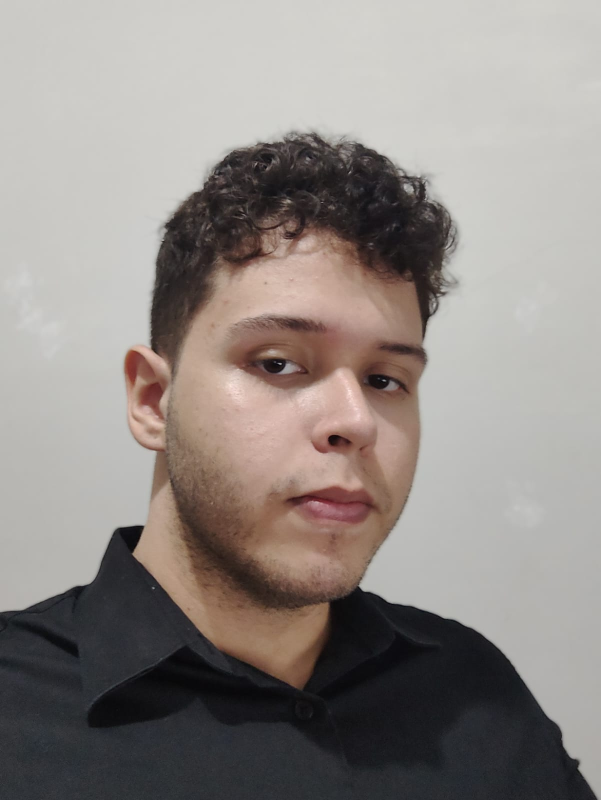
#> input picture assets/background.jpg, 1201 x 1600 px (shown at 1/2 size)
$ python script.py
#> lines starting #> are read from the running program, lines starting #| are printed output that depends on the picture
from PIL import Image, ImageDraw, ImageFont, ImageStat

# --- Config ---
WIDTH, HEIGHT = 1080, 1350

titulo = "Orientação gratuita sobre Imposto de Renda tem plantão em Manaus"
categoria = "Sociedade"

bg_path = "./assets/background.jpg"
logo_branca = "./assets/logo_white.png"
logo_preta = "./assets/logo_black.png"

cor_caixa = "#d51317"

posicoes = [
    ("top-left", (137, 135, 437, 385)),
    ("top-middle", (WIDTH//2 - 150, 135, WIDTH//2 + 150, 385)),
    ("top-right", (WIDTH-143-300, 135, WIDTH-137, 385)),
]

# --- Funções ---

# [28 lines left out: function escolher_logo, not called in this run]

def brilho_medio(img):
    stat = ImageStat.Stat(img.convert("L"))  # escala de cinza
    return stat.mean[0]  # 0 (preto) → 255 (branco)

# --- Base ---
img = Image.open(bg_path).convert("RGB")
#> img is the input picture: PIL image 1201x1600 RGB; mean R, G, B 144.9, 138, 134

img_ratio = img.width / img.height
#> img_ratio = 0.751
target_ratio = WIDTH / HEIGHT

if img_ratio > target_ratio:
    # imagem mais larga → corta lateral
    new_height = HEIGHT
    new_width = int(img_ratio * new_height)
else:
    # imagem mais alta → corta topo/baixo
    new_width = WIDTH
    new_height = int(new_width / img_ratio)
#> new_height = 1438

img = img.resize((new_width, new_height), Image.Resampling.LANCZOS)
#> img: PIL image 1080x1438 RGB

# crop central
left = (new_width - WIDTH) // 2
top = (new_height - HEIGHT) // 2
#> top = 44
right = left + WIDTH
bottom = top + HEIGHT
#> bottom = 1394

img = img.crop((left, top, right, bottom))
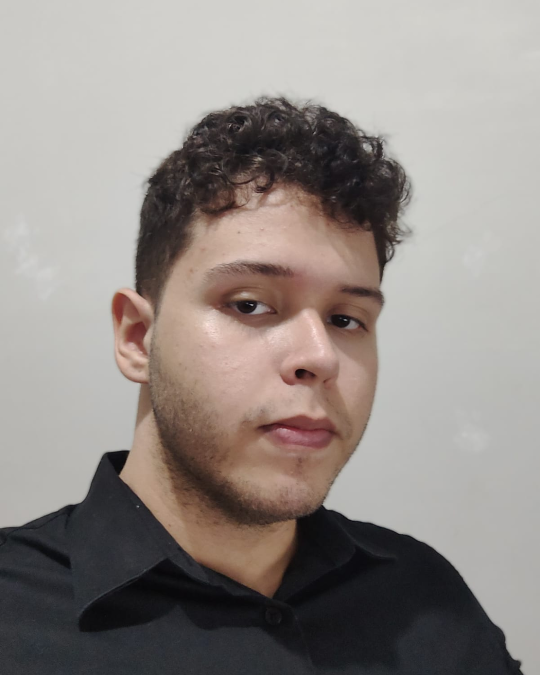
#> img: PIL image 1080x1350 RGB (shown at 1/2 size); mean R, G, B 146.1, 138.7, 134.4

# --- Gradiente (parte inferior) ---
gradient = Image.new("RGBA", (WIDTH, HEIGHT), (0,0,0,0))
#> gradient: PIL image 1080x1350 RGBA; every value is 0
for y in range(HEIGHT):
    if(y>= HEIGHT - 900 and y < HEIGHT - 200): #1350 - 900 = 450 -- Vai começar em 450 e terminar em 1150
      alpha = int(255 * ((y - 450) / (1150 - 450)))  # intensidade
      ImageDraw.Draw(gradient).line([(0,y), (WIDTH,y)], fill=(7,20,62,alpha))
    elif(y>= HEIGHT - 900 and y >= HEIGHT - 200):
      ImageDraw.Draw(gradient).line([(0,y), (WIDTH,y)], fill=(7,20,62,255))
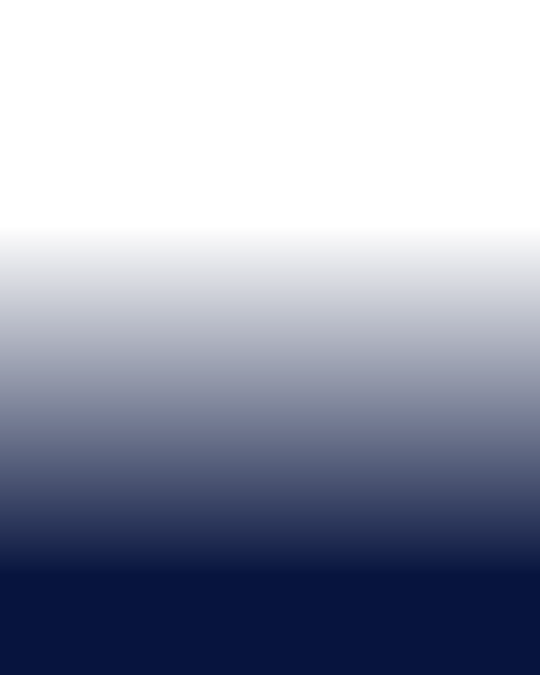
#> gradient: PIL image 1080x1350 RGBA (shown at 1/2 size); mean R, G, B, A 4.7, 13.3, 41.3, 103.5; transparent parts drawn white

img = Image.alpha_composite(img.convert("RGBA"), gradient)
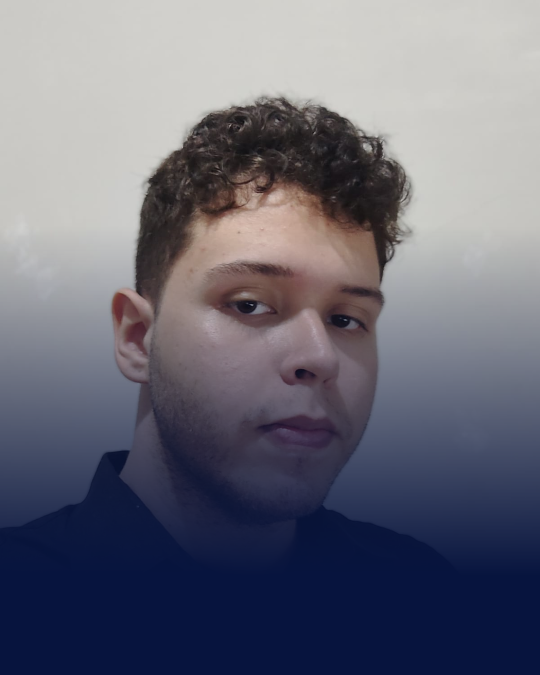
#> img: PIL image 1080x1350 RGBA (shown at 1/2 size); mean R, G, B, A 105.9, 106.6, 120.4, 255
draw = ImageDraw.Draw(img)

# --- Fonte ---
font_titulo = ImageFont.truetype("./assets/Inter-VariableFont_opsz,wght.ttf", size=50)
# print(font_titulo.get_variation_names())
#> (the run stopped early here; a loop or call above may not have finished)
